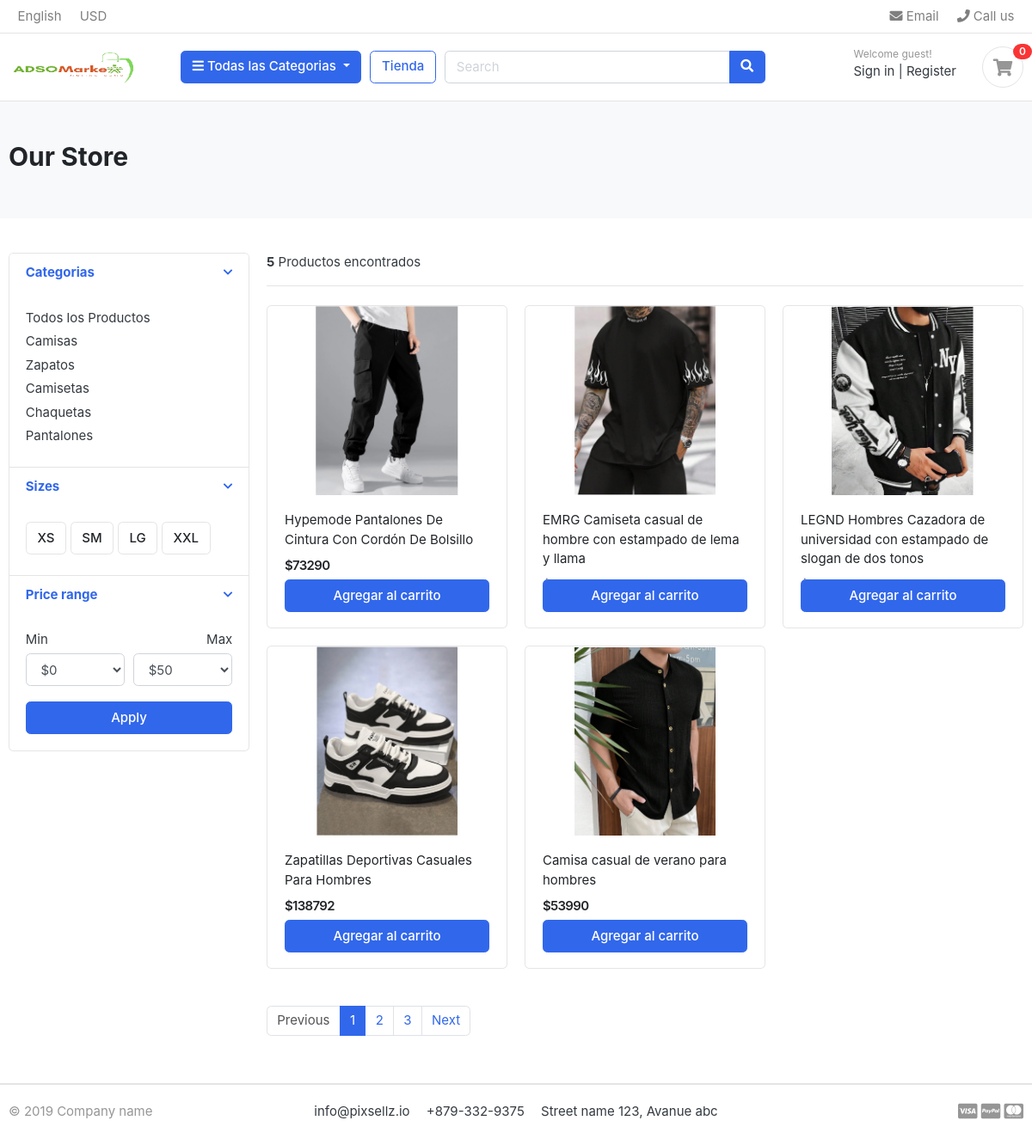
Page /Tienda/ on the committed database.
### Categorias/models.py (models this page shows, shortened)
class Categorias(models.Model):
    nombre_categoria = models.CharField(max_length=50, unique=True)
    slug = models.CharField(max_length=100, unique=True)
    descripcion = models.TextField(max_length=255, blank=True)
    imagen = models.ImageField(upload_to='fotos/categorias', blank=True)
    class Meta:
        verbose_name = "Categoria"
        verbose_name_plural = "Categorias"
    def get_url(self):
        return reverse('productos_by_categoria', args=[self.slug])

### Tienda/models.py (models this page shows, shortened)
class Producto(models.Model):
    producto_nombre      = models.CharField(max_length=200, unique=True)
    slug                 = models.SlugField(max_length=200, unique=True)
    descripcion          = models.TextField(max_length=500, blank=True)
    precio               = models.IntegerField()
    Imagen               = models.ImageField(upload_to='fotos/productos')
    stock                = models.IntegerField()
    esta_disponible      = models.BooleanField(default=True)
    categoria            = models.ForeignKey(Categorias, on_delete=models.CASCADE)
    crear_fecha          = models.DateTimeField(auto_now_add=True)
    modificar_fecha      = models.DateTimeField(auto_now=True)
    def get_url(self):
        return reverse('producto_detalles', args=[self.categoria.slug, self.slug])

### Tienda/views.py (the view)
# urls.py: path('Tienda/', include('Tienda.urls')),
def Tienda(request, categoria_slug=None):
    categorias = None
    productos = None
    if categoria_slug != None:
        categorias = get_object_or_404(Categorias, slug=categoria_slug)
        productos = Producto.objects.filter(categoria=categorias, esta_disponible= True)
        producto_contador = productos.count()
    else:
        productos = Producto.objects.all().filter(esta_disponible=True)
        producto_contador = productos.count()
    context = {
        'productos': productos,
        'producto_contador': producto_contador,
    }
    return render(request, 'Tienda/Tienda.html', context)

### Categorias/context_processors.py (called while the page is built)
def menu_links(request):
    links = Categorias.objects.all()
    return dict(links=links)

### templates/Tienda/Tienda.html (shortened to what this page needs)
{% extends 'base.html' %}
{% block content %}
<section class="section-pagetop bg">
<div class="container">
    <h2 class="title-page">Our Store</h2>
</div>
</section>
<section class="section-content padding-y">
    <div class="container">
    <div class="row">
        <aside class="col-md-3">
    <div class="card">
        <article class="filter-group">
            <header class="card-header">
                <a href="#" data-toggle="collapse" data-target="#collapse_1" aria-expanded="true" class="">
                    <i class="icon-control fa fa-chevron-down"></i>
                    <h6 class="title">Categorias</h6>
                </a>
            </header>
            <div class="filter-content collapse show" id="collapse_1" style="">
                <div class="card-body">
                    <ul class="list-menu">
                        <li><a href="{% url 'Tienda'%}">Todos los Productos  </a></li>
                        {% for Categorias in links %}
                    <li><a href="{{Categorias.get_url}}">{{Categorias.nombre_categoria}}  </a></li>
                        {% endfor %}
                    </ul>
                </div>
            </div>
        </article>
        <article class="filter-group">
            <header class="card-header">
                <a href="#" data-toggle="collapse" data-target="#collapse_4" aria-expanded="true" class="">
                    <i class="icon-control fa fa-chevron-down"></i>
                    <h6 class="title">Sizes </h6>
                </a>
            </header>
            <div class="filter-content collapse show" id="collapse_4" style="">
                <div class="card-body">
                  <label class="checkbox-btn">
                    <span class="btn btn-light"> XS </span>
                  </label>
                  <label class="checkbox-btn">
                    <span class="btn btn-light"> SM </span>
                  </label>
                  <label class="checkbox-btn">
                    <span class="btn btn-light"> LG </span>
                  </label>
                  <label class="checkbox-btn">
                    <span class="btn btn-light"> XXL </span>
                  </label>
            </div>
            </div>
        </article>
        <article class="filter-group">
            <header class="card-header">
                <a href="#" data-toggle="collapse" data-target="#collapse_3" aria-expanded="true" class="">
                    <i class="icon-control fa fa-chevron-down"></i>
                    <h6 class="title">Price range </h6>
                </a>
            </header>
            <div class="filter-content collapse show" id="collapse_3" style="">
                <div class="card-body">
                    <div class="form-row">
                    <div class="form-group col-md-6">
                      <label>Min</label>
                          <select class="mr-2 form-control">
                            <option value="0">$0</option>
                        </select>
                    </div>
                    <div class="form-group text-right col-md-6">
                      <label>Max</label>
                          <select class="mr-2 form-control">
                            <option value="50">$50</option>
                        </select>
                    </div>
                    </div>
                    <button class="btn btn-block btn-primary">Apply</button>
                </div>
            </div>
        </article>
    </div>
        </aside>
        <main class="col-md-9">
    <header class="border-bottom mb-4 pb-3">
            <div class="form-inline">
                <span class="mr-md-auto"><b>{{ producto_contador }}</b> Productos encontrados </span>
            </div>
    </header>
    <div class="row">
        {% for Producto in productos %}
        <div class="col-md-4">
            <figure class="card card-product-grid">
                <div class="img-wrap">
                    <a href="{{ Producto.get_url }}"><img src="{{ Producto.Imagen.url }}"></a>
                </div>
                <figcaption class="info-wrap">
                    <div class="fix-height">
                        <a href="{{ Producto.get_url }}" class="title">{{ Producto.producto_nombre}}</a>
                        <div class="price-wrap mt-2">
                            <span class="price">${{ Producto.precio }}</span>
                        </div>
                    </div>
                    <a href="#" class="btn btn-block btn-primary">Agregar al carrito </a>
                </figcaption>
            </figure>
        </div>
        {% endfor %}
    </div>
    <nav class="mt-4" aria-label="Page navigation sample">
      <ul class="pagination">
        <li class="page-item disabled"><a class="page-link" href="#">Previous</a></li>
        <li class="page-item active"><a class="page-link" href="#">1</a></li>
        <li class="page-item"><a class="page-link" href="#">2</a></li>
        <li class="page-item"><a class="page-link" href="#">3</a></li>
        <li class="page-item"><a class="page-link" href="#">Next</a></li>
      </ul>
    </nav>
        </main>
    </div>
    </div>
    </section>
{% endblock %}

### static/css/ui.css (style rules this page uses)
html { font-family: "Inter", sans-serif; font-size: 15px; }
.img-wrap { text-align: center; display: block; }
.img-wrap img { max-width: 100%; }
.price-wrap { letter-spacing: -0.7px; }
.padding-y { padding-top: 40px; padding-bottom: 40px; }
figure { margin-bottom: 0; }
article:after, .form-group:after { display: block; clear: both; content: ""; }
.bg { background-color: #f8f9fa; }
.title-page { color: #212529; }
.btn-light { background-color: #fff; border-color: #e4e4e4; }
[class*=list-] li:after { visibility: hidden; display: block; content: ""; overflow: hidden; height: 0; clear: both; }
.list-menu { list-style: none; margin: 0; padding-left: 0; }
.list-menu li { margin-bottom: 5px; }
.list-menu a { color: #343a40; }
[class*=card-product] a.title { color: #212529; display: block; }
[class*=card-product] .img-wrap { overflow: hidden; position: relative; }
[class*=card-product] .img-wrap img { height: 100%; max-width: 100%; width: auto; display: inline-block; -o-object-fit: cover; object-fit: cover; }
.card-product-grid { margin-bottom: 20px; }
.card-product-grid .img-wrap { border-radius: 0.2rem 0.2rem 0 0; height: 220px; }
.card-product-grid .info-wrap { overflow: hidden; padding: 18px 20px; }
.card-product-grid .fix-height { height: 80px; overflow: hidden; }
.card .img-wrap { overflow: hidden; }
.price { font-weight: 600; color: #212529; }
.icon-control { margin-top: 5px; float: right; font-size: 80%; }
.card-header .title { margin-bottom: 0; line-height: 1.5; }
.filter-group { border-bottom: 1px solid #e4e4e4; }
.filter-group .card-header { border-bottom: 0; }
.filter-group:last-child { border-bottom: 0; }
.checkbox-btn { position: relative; }
.section-pagetop { padding: 45px 0; }

### rows in the picture
Categorias: nombre_categoria "Camisas"
Categorias: nombre_categoria "Zapatos"
Categorias: nombre_categoria "Camisetas"
Categorias: nombre_categoria "Chaquetas"
Categorias: nombre_categoria "Pantalones"
Producto: Imagen (picture), producto_nombre "Hypemode Pantalones De Cintura Con Cordón De Bolsillo", precio "73290"
Producto: Imagen (picture), producto_nombre "EMRG Camiseta casual de hombre con estampado de lema y llama"
Producto: Imagen (picture), producto_nombre "LEGND Hombres Cazadora de universidad con estampado de slogan de dos tonos"
Producto: Imagen (picture), producto_nombre "Zapatillas Deportivas Casuales Para Hombres", precio "138792"
Producto: Imagen (picture), producto_nombre "Camisa casual de verano para hombres", precio "53990"

### other values in the picture
{{ producto_contador }} "5"
